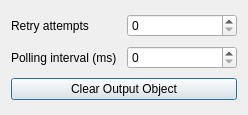
<?xml version="1.0" encoding="UTF-8"?>
<ui version="4.0">
 <class>PythonObjectForwarder</class>
 <widget class="QDialog" name="PythonObjectForwarder">
  <property name="geometry">
   <rect>
    <x>0</x>
    <y>0</y>
    <width>248</width>
    <height>115</height>
   </rect>
  </property>
  <property name="minimumSize">
   <size>
    <width>248</width>
    <height>115</height>
   </size>
  </property>
  <property name="windowTitle">
   <string>Dialog</string>
  </property>
  <layout class="QGridLayout" name="gridLayout">
   <item row="0" column="0">
    <widget class="QLabel" name="label">
     <property name="text">
      <string>Retry attempts</string>
     </property>
    </widget>
   </item>
   <item row="0" column="1">
    <widget class="QSpinBox" name="retryAttemptsSpinBox_">
     <property name="maximum">
      <number>9999999</number>
     </property>
    </widget>
   </item>
   <item row="1" column="0">
    <widget class="QLabel" name="label_2">
     <property name="text">
      <string>Polling interval (ms)</string>
     </property>
    </widget>
   </item>
   <item row="2" column="0" colspan="2">
    <widget class="QPushButton" name="clearObjectPushButton_">
     <property name="text">
      <string>Clear Output Object</string>
     </property>
    </widget>
   </item>
   <item row="1" column="1">
    <widget class="QSpinBox" name="pollingIntervalSpinBox_">
     <property name="maximum">
      <number>9999999</number>
     </property>
    </widget>
   </item>
  </layout>
 </widget>
 <resources/>
 <connections/>
</ui>
